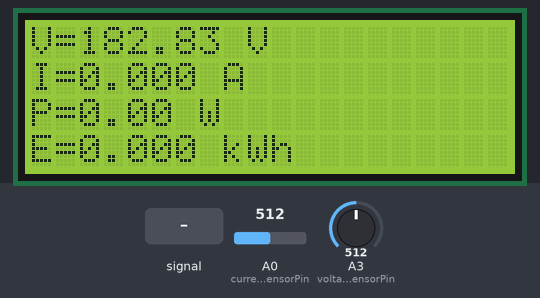
Simulated run of this sketch. Board: Arduino Uno, built with avr-gcc and run on an emulated ATmega328P. Parts: 20×4 character LCD. The inputs (shaded band) are chosen by the test bench; at power-on: A0 (currentSensorPin) = 512, A3 (voltageSensorPin) = 512. What the sketch prints to the serial monitor is not drawn.

Above: at 3.5 s.
3.6 s: A0 (currentSensorPin) fed a 200 Hz sine of ±81 counts around its level
At 4.5 s:
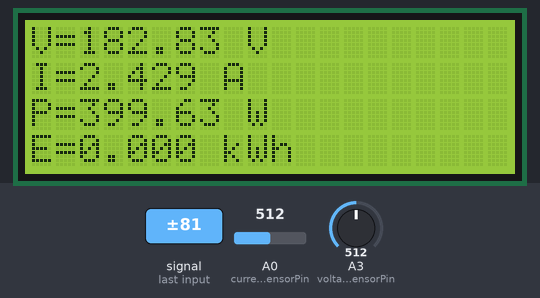
6.2 s: A0 (currentSensorPin) set to 716
At 7.2 s:
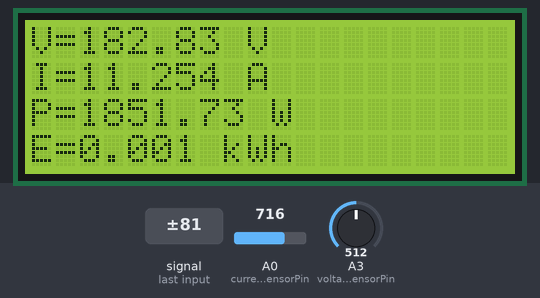
8.9 s: A3 (voltageSensorPin) set to 716
At 10.6 s:
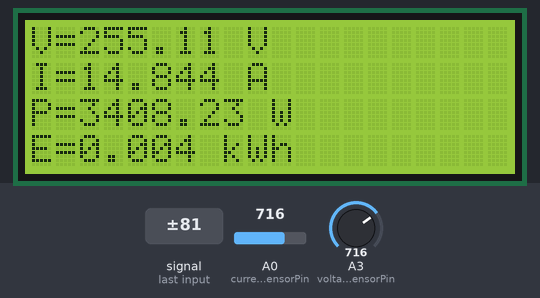
11.9 s: A0 (currentSensorPin) fed a 1000 Hz sine of ±255 counts around its level
At 13.4 s:
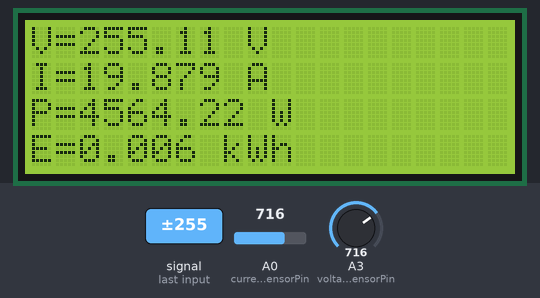
14.9 s: A0 (currentSensorPin) set to 900
At 16.1 s:
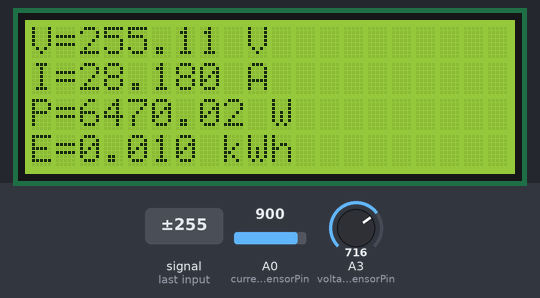
17.8 s: A3 (voltageSensorPin) set to 900
At 19.7 s:
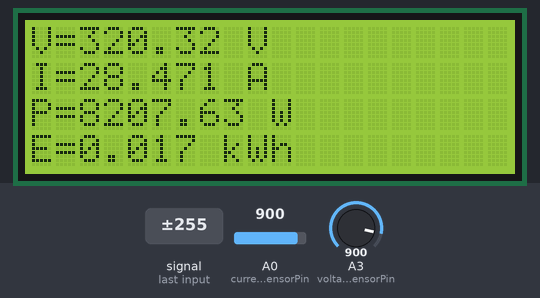
Timing chart, 0 to 21.2 s (numbered marks = the images above; inputs shaded):
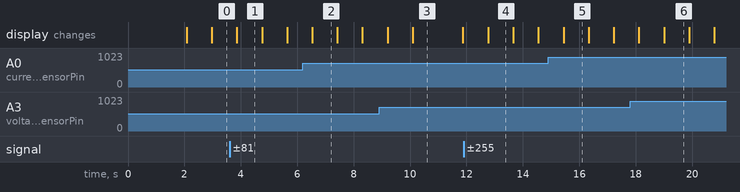

The sketch:

elektronika_V2.ino
```cpp
#include <Wire.h>
#include <LiquidCrystal_I2C.h>

LiquidCrystal_I2C lcd(0x27, 20, 4);

const int currentSensorPin = A0;
const int voltageSensorPin = A3;

const float sensitivity = 66.0;
const float offsetVoltage = 2500.0;
const float voltageDividerRatio = 72.5;

unsigned long lastTime = millis();
float energyConsumed = 0.0;

void setup() {
    Serial.begin(9600);
    lcd.init();
    lcd.backlight();
    lcd.setCursor(0, 0);
    lcd.print(" SMART ENERGY METER ");
    delay(2000);
    lcd.clear();
}

void loop() {
    float Vrms = measureVoltageRMS();
    float Irms = measureCurrentRMS();

    Serial.print("Vrms: "); Serial.println(Vrms);
    Serial.print("Irms: "); Serial.println(Irms);

    float power = Vrms * Irms * 0.9;
    updateEnergy(power);

    displayReadings(Vrms, Irms, power, energyConsumed);

    delay(1);
}

float measureVoltageRMS() {
    float voltageSum = 0;
    const int sampleCount = 2000;

    for (int i = 0; i < sampleCount; i++) {
        int adcValue = analogRead(voltageSensorPin);
        float voltage = (adcValue / 1023.0) * 5.0;
        voltageSum += voltage * voltage;
    }

    float voltageRMS = sqrt(voltageSum / sampleCount);
    voltageRMS *= voltageDividerRatio;

    if (voltageRMS < 180) {
        return 0.0;
    }
    return voltageRMS+1.4;
}

float measureCurrentRMS() {
    float currentSum = 0;
    const int sampleCount = 2500;

    for (int i = 0; i < sampleCount; i++) {
        int adcValue = analogRead(currentSensorPin);
        float voltage = (adcValue / 1023.0) * 5000;
        float current = (voltage - offsetVoltage) / sensitivity;

        currentSum += current * current;
    }
    float rmsCurrent = sqrt(currentSum / sampleCount)-0.3;

    return (rmsCurrent < 0) ? 0 : rmsCurrent;
}

void updateEnergy(float power) {
    unsigned long currentTime = millis();
    float elapsedTime = (currentTime - lastTime) / 1000.0;
    if (elapsedTime > 0) {
        energyConsumed += (power * elapsedTime) / 3600.0 / 1000.0;
    }
    lastTime = currentTime;
}

void displayReadings(float Vrms, float Irms, float power, float energy) {
    lcd.setCursor(0, 0);
    lcd.print("V="); lcd.print(Vrms, 2); lcd.print(" V   ");

    lcd.setCursor(0, 1);
    lcd.print("I="); lcd.print(Irms, 3); lcd.print(" A   ");

    lcd.setCursor(0, 2);
    lcd.print("P="); lcd.print(power, 2); lcd.print(" W   ");

    lcd.setCursor(0, 3);
    lcd.print("E="); lcd.print(energy, 3); lcd.print(" kWh  ");
}
```

Measured:
- after the input at 3.6 s, the display: changes after 0.26 s (image 1)
- what the display in image 1 shows lasts 0.9 s, from 3.9 s to 4.8 s
- what the display in image 3 shows lasts 1.8 s, from 10.1 s to 11.9 s
